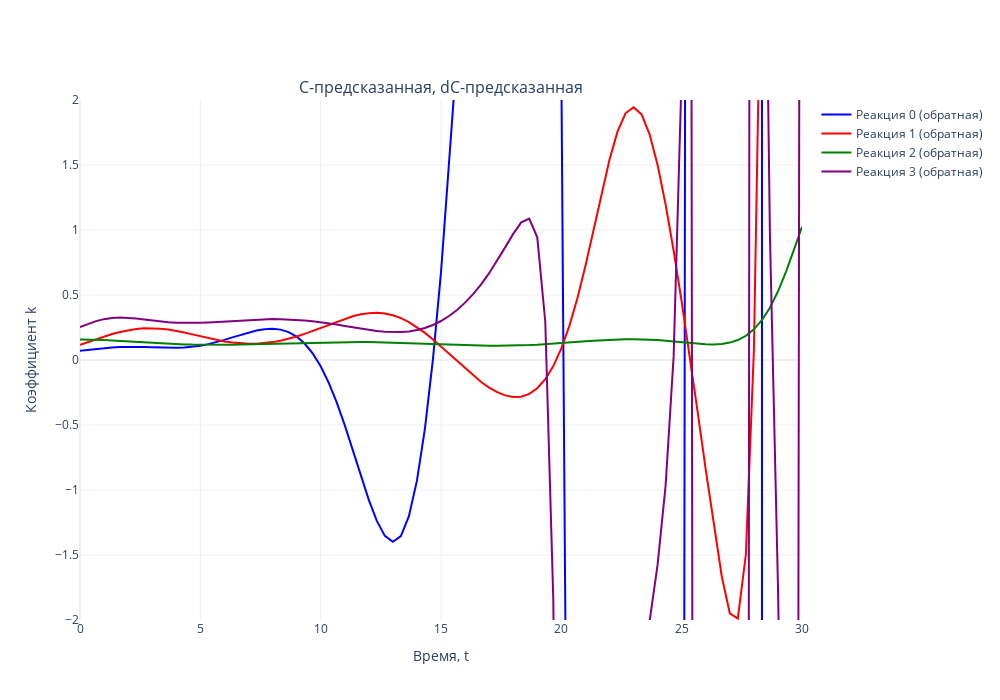

Notebook source saved alongside this figure:
### Code cell
# Задаем цвета (4 цвета для реакций)
colors = ['blue', 'red', 'green', 'purple']

# Создаем два подграфика (2 столбца, 1 строка)
fig = make_subplots(rows=1, cols=1, subplot_titles=['С-предсказанная, dC-предсказанная'])

# Первый график (прямая задача)
for i in range(N_REACTION):  
    fig.add_trace(go.Scatter(
        x=tsteps, 
        y=k_predict[i, :], 
        mode='lines', 
        name=f'Реакция {i} (обратная)',
        line=dict(color=colors[i % len(colors)])  # Применяем цвета циклично
    ), row=1, col=1)

# Настройки общего макета
fig.update_layout(
    template='plotly_white',
    width=1000,  # Общая ширина холста
    height=700,  # Высота холста
    showlegend=True
)

# Ограничение оси Y
fig.update_yaxes(range=[-2, 2], title_text='Коэффициент k', row=1, col=1)

# Подписи оси X
fig.update_xaxes(title_text='Время, t', row=1, col=1)

# Отображение графика
fig.show()
